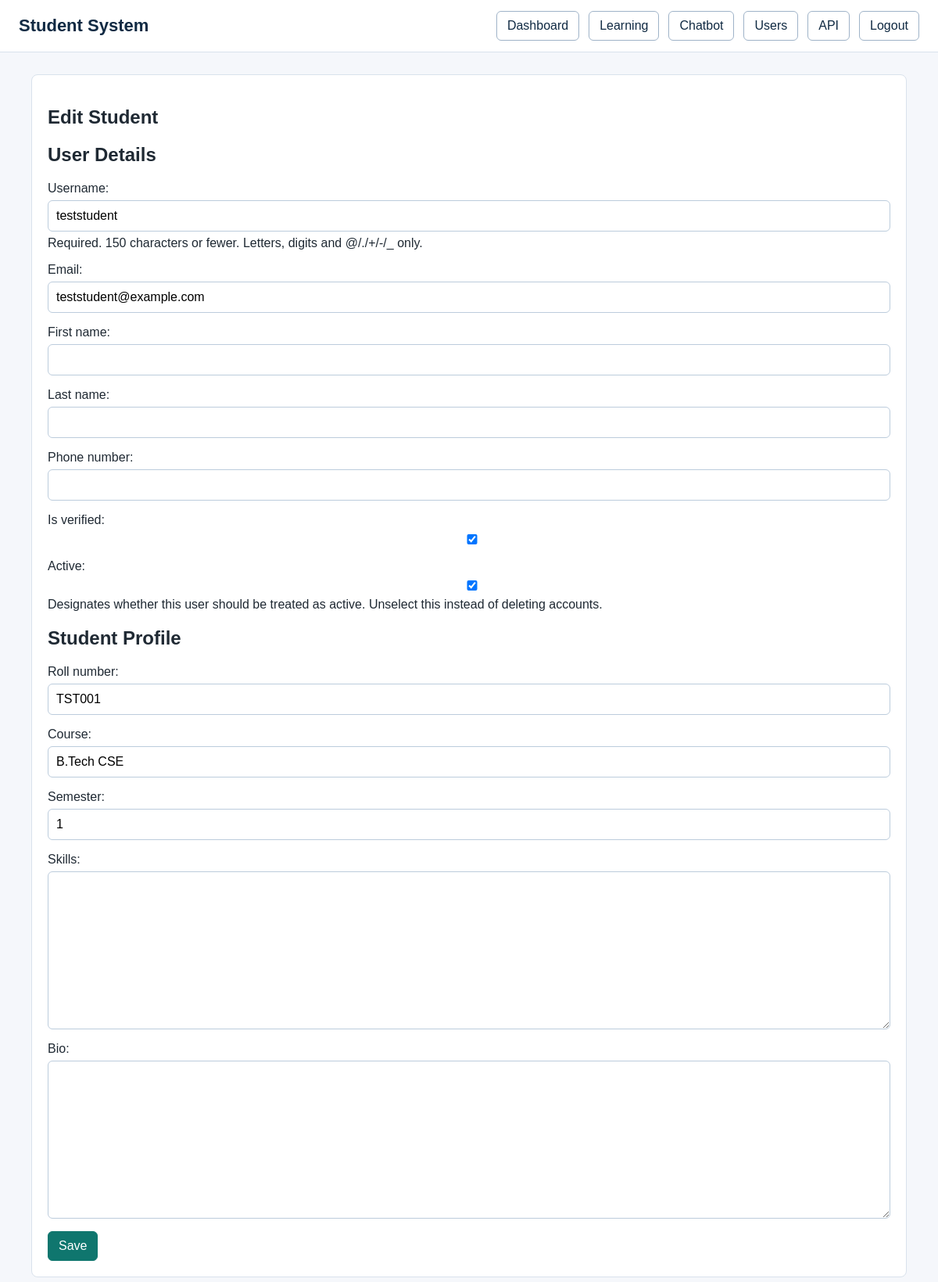
/accounts/students/3/edit/ (signed in), run on the app's committed database.
### accounts/models.py (models this page shows, shortened)
class User(AbstractUser):
    class Roles(models.TextChoices):
        SUPER_ADMIN = 'SUPER_ADMIN', 'Super Admin'
        STUDENT = 'STUDENT', 'Student'
        FACULTY = 'FACULTY', 'Faculty'
        ADMIN = 'ADMIN', 'Admin'
        PARENT = 'PARENT', 'Parent'
    email = models.EmailField(unique=True)
    role = models.CharField(
        max_length=30, choices=Roles.choices, default=Roles.STUDENT)
    phone_number = models.CharField(max_length=15, blank=True, null=True)
    profile_picture = models.ImageField(
        upload_to='profiles/', blank=True, null=True)
    is_verified = models.BooleanField(default=False)
    created_at = models.DateTimeField(auto_now_add=True)
    updated_at = models.DateTimeField(auto_now=True)
    def is_admin_role(self):
        return self.role in [self.Roles.ADMIN, self.Roles.SUPER_ADMIN] or self.is_superuser

class StudentProfile(models.Model):
    user = models.OneToOneField(
        User, on_delete=models.CASCADE, related_name='student_profile')
    roll_number = models.CharField(max_length=20, unique=True)
    course = models.CharField(max_length=100)
    semester = models.CharField(max_length=20)
    skills = models.TextField(blank=True, null=True)
    bio = models.TextField(blank=True, null=True)

### accounts/views.py (the view)
    @login_required
    def wrapper(request, *args, **kwargs):
        if not request.user.is_admin_role():
            messages.error(request, 'Admin access is required.')
            return redirect('accounts:student_dashboard')
        return view_func(request, *args, **kwargs)

### accounts/forms.py
class StudentUserUpdateForm(UserProfileUpdateForm):
    class Meta(UserProfileUpdateForm.Meta):
        fields = (
            "username",
            "email",
            "first_name",
            "last_name",
            "phone_number",
            "is_verified",
            "is_active",
        )

class StudentProfileForm(forms.ModelForm):
    class Meta:
        model = StudentProfile
        fields = (
            "roll_number",
            "course",
            "semester",
            "skills",
            "bio",
        )
        widgets = {
            "skills": forms.Textarea(attrs={'class': 'form-control'}),
            "bio": forms.Textarea(attrs={'class': 'form-control'}),
        }

### accounts/views.py (called while the page is built)
def admin_required(view_func):
    @login_required
    def wrapper(request, *args, **kwargs):
        if not request.user.is_admin_role():
            messages.error(request, 'Admin access is required.')
            return redirect('accounts:student_dashboard')
        return view_func(request, *args, **kwargs)
    return wrapper

### templates/accounts/student_edit.html (shortened to what this page needs)
{% extends 'includes/base.html' %}
{% block content %}
<section class="panel">
    <h1>Edit Student</h1>
    <form method="post" enctype="multipart/form-data">
        <h2>User Details</h2>
        {{ user_form.as_p }}
        <h2>Student Profile</h2>
        {{ profile_form.as_p }}
        <button class="primary" type="submit">Save</button>
    </form>
</section>
{% endblock %}

### static/css/style.css (style rules this page uses)
* { box-sizing: border-box; }
body { margin: 0; font-family: Arial, sans-serif; color: #1f2933; background: #f5f7fb; }
.nav a, .button, button, input[type="submit"] { display: inline-block; padding: 9px 13px; border: 1px solid #9fb3c8; border-radius: 6px; background: #ffffff; color: #102a43; font: inherit; cursor: pointer; }
.button.primary, button.primary, input[type="submit"] { background: #0f766e; border-color: #0f766e; color: #ffffff; }
.panel, .card { background: #ffffff; border: 1px solid #d9e2ec; border-radius: 8px; padding: 20px; }
form p { display: grid; gap: 6px; }
input, select, textarea { width: 100%; padding: 10px; border: 1px solid #bcccdc; border-radius: 6px; font: inherit; }
textarea { min-height: 110px; }

### data on the page
User: username "teststudent", email "teststudent@example.com", is_verified "☑", is_active "☑"
StudentProfile: roll_number "TST001", course "B.Tech CSE", semester "1"
